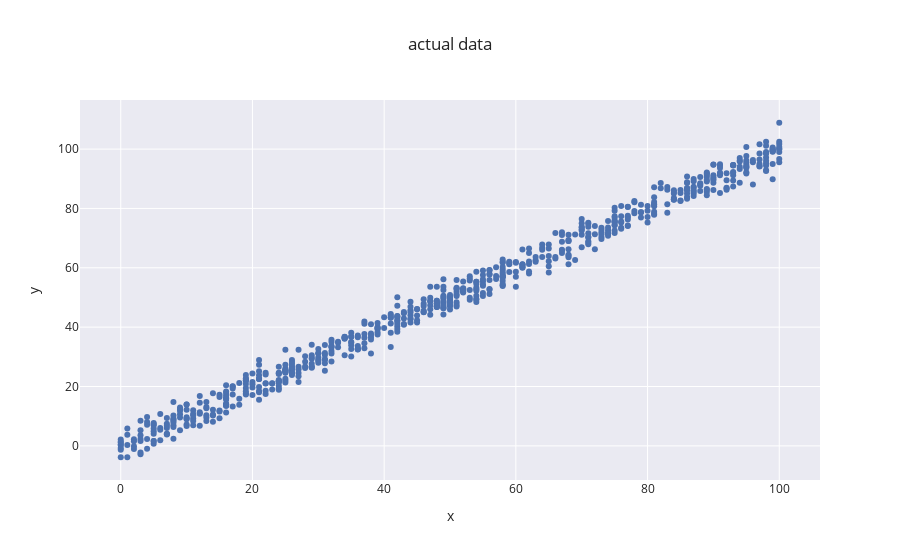

Notebook cell for this chart:
### Code cell
train_data = pd.read_csv("train.csv")
test_data = pd.read_csv("test.csv")
train_data.dropna(inplace=True)
test_data.dropna(inplace=True)

px.scatter(x=train_data["x"] , y=train_data["y"], title="actual data", template="seaborn")

### Figure 1 — Plotly figure (JSON) as saved in the notebook; plotly's stock layout.template omitted (floating-point values rounded to 4 significant figures; data arrays with more than 128 entries replaced by an {"elided": "..."} marker saying what was removed)
{"data": [{"hovertemplate": "x=%{x}<br>y=%{y}<extra></extra>", "legendgroup": "", "marker": {"color": "rgb(76,114,176)", "symbol": "circle"}, "mode": "markers", "name": "", "orientation": "v", "showlegend": false, "type": "scatter", "x": {"elided": "699 float values"}, "xaxis": "x", "y": {"elided": "699 float values"}, "yaxis": "y"}], "layout": {"legend": {"tracegroupgap": 0}, "title": {"text": "actual data"}, "xaxis": {"anchor": "y", "domain": [0, 1], "title": {"text": "x"}}, "yaxis": {"anchor": "x", "domain": [0, 1], "title": {"text": "y"}}}}
